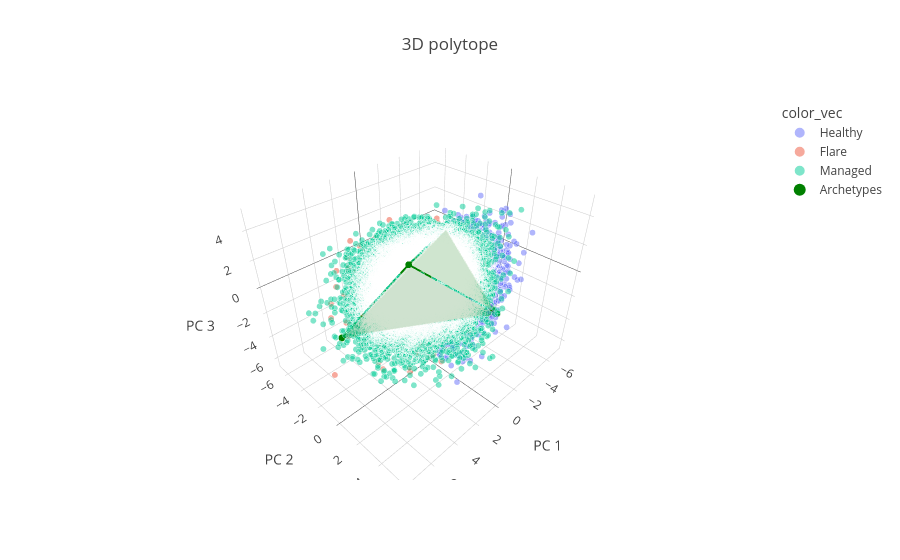

Here is the notebook cell this chart was saved with:
### Markdown cell above
We find ncM with the "Flare" status enriched at archetype 2 and not associated with archetype 0. We can observe such distribution in the PCA space when plotting only the ncM with "Flare" status:

### Code cell
pt.plot_archetypes_3D(adata, color="Status")

### Figure 1 — Plotly figure (JSON) as saved in the notebook; plotly's stock layout.template omitted (floating-point values rounded to 4 significant figures; data arrays with more than 128 entries replaced by an {"elided": "..."} marker saying what was removed)
{"data": [{"hovertemplate": "color_vec=Healthy<br>PC 1=%{x}<br>PC 2=%{y}<br>PC 3=%{z}<br>marker_size=%{marker.size}<extra></extra>", "legendgroup": "Healthy", "marker": {"color": "#636efa", "opacity": 0.5, "size": {"elided": "15091 int values"}, "sizemode": "area", "sizeref": 0.04, "symbol": "circle"}, "mode": "markers", "name": "Healthy", "scene": "scene", "showlegend": true, "type": "scatter3d", "x": {"elided": "15091 float values"}, "y": {"elided": "15091 float values"}, "z": {"elided": "15091 float values"}}, {"hovertemplate": "color_vec=Flare<br>PC 1=%{x}<br>PC 2=%{y}<br>PC 3=%{z}<br>marker_size=%{marker.size}<extra></extra>", "legendgroup": "Flare", "marker": {"color": "#EF553B", "opacity": 0.5, "size": {"elided": "1460 int values"}, "sizemode": "area", "sizeref": 0.04, "symbol": "circle"}, "mode": "markers", "name": "Flare", "scene": "scene", "showlegend": true, "type": "scatter3d", "x": {"elided": "1460 float values"}, "y": {"elided": "1460 float values"}, "z": {"elided": "1460 float values"}}, {"hovertemplate": "color_vec=Managed<br>PC 1=%{x}<br>PC 2=%{y}<br>PC 3=%{z}<br>marker_size=%{marker.size}<extra></extra>", "legendgroup": "Managed", "marker": {"color": "#00cc96", "opacity": 0.5, "size": {"elided": "31268 int values"}, "sizemode": "area", "sizeref": 0.04, "symbol": "circle"}, "mode": "markers", "name": "Managed", "scene": "scene", "showlegend": true, "type": "scatter3d", "x": {"elided": "31268 float values"}, "y": {"elided": "31268 float values"}, "z": {"elided": "31268 float values"}}, {"hoverinfo": "text", "marker": {"color": "green", "size": 4, "symbol": "circle"}, "mode": "markers", "name": "Archetypes", "text": ["Archetype 0", "Archetype 1", "Archetype 2", "Archetype 3"], "type": "scatter3d", "x": [3.561, -4.875, 5.588, -1.91], "y": [1.835, -3.165, -2.315, 4.027], "z": [3.631, 0.7604, -2.756, -1.453]}, {"color": "green", "i": [3, 0, 0, 0], "j": [2, 2, 3, 3], "k": [1, 1, 1, 2], "opacity": 0.1, "type": "mesh3d", "x": [3.561, -4.875, 5.588, -1.91], "y": [1.835, -3.165, -2.315, 4.027], "z": [3.631, 0.7604, -2.756, -1.453]}, {"line": {"color": "green", "width": 4}, "mode": "lines", "showlegend": false, "type": "scatter3d", "x": [-1.91, 5.588, -4.875, -1.91], "y": [4.027, -2.315, -3.165, 4.027], "z": [-1.453, -2.756, 0.7604, -1.453]}, {"line": {"color": "green", "width": 4}, "mode": "lines", "showlegend": false, "type": "scatter3d", "x": [3.561, 5.588, -4.875, 3.561], "y": [1.835, -2.315, -3.165, 1.835], "z": [3.631, -2.756, 0.7604, 3.631]}, {"line": {"color": "green", "width": 4}, "mode": "lines", "showlegend": false, "type": "scatter3d", "x": [3.561, -1.91, -4.875, 3.561], "y": [1.835, 4.027, -3.165, 1.835], "z": [3.631, -1.453, 0.7604, 3.631]}, {"line": {"color": "green", "width": 4}, "mode": "lines", "showlegend": false, "type": "scatter3d", "x": [3.561, -1.91, 5.588, 3.561], "y": [1.835, 4.027, -2.315, 1.835], "z": [3.631, -1.453, -2.756, 3.631]}], "layout": {"legend": {"itemsizing": "constant", "title": {"text": "color_vec"}, "tracegroupgap": 0}, "scene": {"domain": {"x": [0, 1], "y": [0, 1]}, "xaxis": {"title": {"text": "PC 1"}}, "yaxis": {"title": {"text": "PC 2"}}, "zaxis": {"title": {"text": "PC 3"}}}, "title": {"text": "3D polytope"}}}
